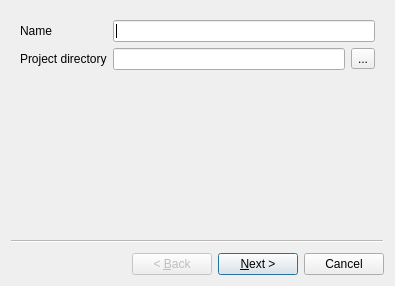
<?xml version="1.0" encoding="UTF-8"?>
<ui version="4.0">
 <class>CreateProjectDialog</class>
 <widget class="QWizard" name="CreateProjectDialog">
  <property name="geometry">
   <rect>
    <x>0</x>
    <y>0</y>
    <width>395</width>
    <height>286</height>
   </rect>
  </property>
  <property name="windowTitle">
   <string>Create project wizard</string>
  </property>
  <widget class="CreateProjectPage1" name="wizardPage1">
   <layout class="QVBoxLayout" name="verticalLayout">
    <item>
     <layout class="QFormLayout" name="formLayout">
      <item row="0" column="0">
       <widget class="QLabel" name="nameLabel">
        <property name="text">
         <string>Name</string>
        </property>
       </widget>
      </item>
      <item row="0" column="1">
       <widget class="QLineEdit" name="name"/>
      </item>
      <item row="1" column="0">
       <widget class="QLabel" name="directoryLabel">
        <property name="text">
         <string>Project directory</string>
        </property>
       </widget>
      </item>
      <item row="1" column="1">
       <layout class="QHBoxLayout" name="horizontalLayout">
        <item>
         <widget class="QLineEdit" name="destination">
          <property name="readOnly">
           <bool>true</bool>
          </property>
         </widget>
        </item>
        <item>
         <widget class="QToolButton" name="selectDir">
          <property name="toolTip">
           <string>Select the project directory on disk</string>
          </property>
          <property name="text">
           <string>...</string>
          </property>
         </widget>
        </item>
       </layout>
      </item>
     </layout>
    </item>
   </layout>
  </widget>
  <widget class="CreateProjectPage2" name="wizardPage2">
   <layout class="QVBoxLayout" name="verticalLayout_2">
    <item>
     <widget class="QLabel" name="label">
      <property name="text">
       <string>The following files will be created:</string>
      </property>
     </widget>
    </item>
    <item>
     <layout class="QVBoxLayout" name="verticalLayout_3">
      <property name="leftMargin">
       <number>10</number>
      </property>
      <item>
       <widget class="QLabel" name="file2Name">
        <property name="text">
         <string>TextLabel</string>
        </property>
       </widget>
      </item>
      <item>
       <widget class="QLabel" name="file1Name">
        <property name="text">
         <string>TextLabel</string>
        </property>
        <property name="margin">
         <number>0</number>
        </property>
       </widget>
      </item>
     </layout>
    </item>
   </layout>
  </widget>
 </widget>
 <customwidgets>
  <customwidget>
   <class>CreateProjectPage1</class>
   <extends>QWizardPage</extends>
   <header location="global">src/newProjectWizard/CreateProjectPage1.h</header>
   <container>1</container>
  </customwidget>
  <customwidget>
   <class>CreateProjectPage2</class>
   <extends>QWizardPage</extends>
   <header location="global">src/newProjectWizard/CreateProjectPage2.h</header>
   <container>1</container>
  </customwidget>
 </customwidgets>
 <resources/>
 <connections/>
</ui>
